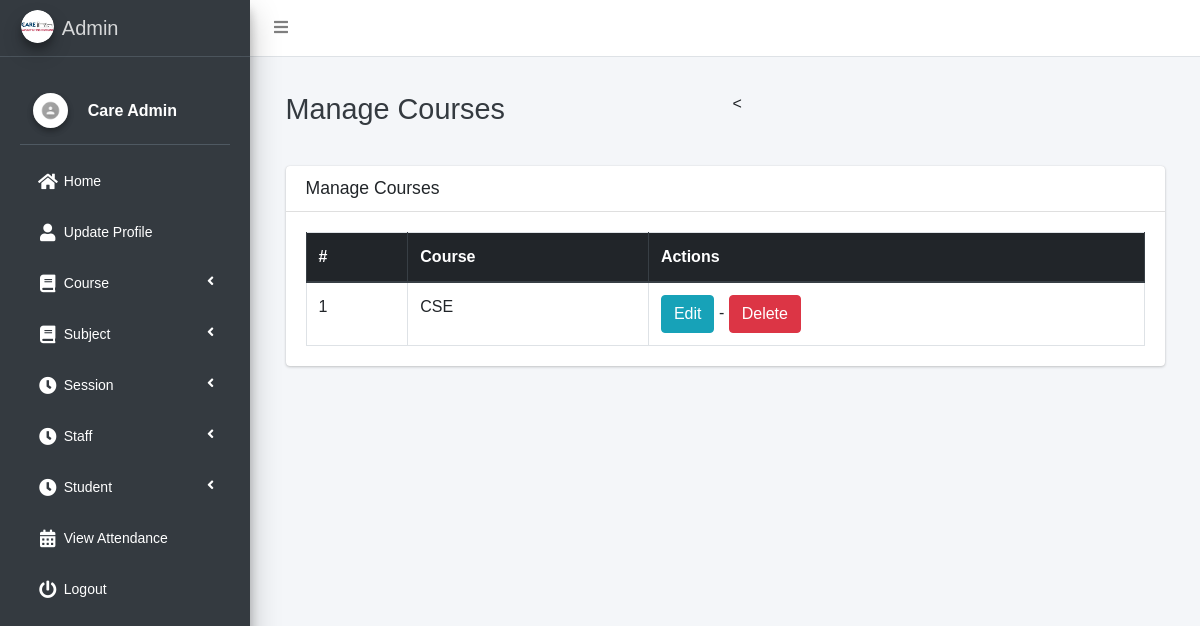
/course/manage/ (signed in), run on the app's committed database.
### main_app/models.py (models this page shows, shortened)
class CustomUser(AbstractUser):
    USER_TYPE = ((1, "HOD"), (2, "Staff"), (3, "Student"))
    GENDER = [("M", "Male"), ("F", "Female")]
    username = None  # Removed username, using email instead
    email = models.EmailField(unique=True)
    user_type = models.CharField(default=1, choices=USER_TYPE, max_length=1)
    gender = models.CharField(max_length=1, choices=GENDER)
    profile_pic = models.ImageField()
    address = models.TextField()
    fcm_token = models.TextField(default="")  # For firebase notifications
    created_at = models.DateTimeField(auto_now_add=True)
    updated_at = models.DateTimeField(auto_now=True)
    USERNAME_FIELD = "email"
    REQUIRED_FIELDS = []
    objects = CustomUserManager()
    def __str__(self):
        return self.first_name + " " + self.last_name

class Course(models.Model):
    name = models.CharField(max_length=120)
    created_at = models.DateTimeField(auto_now_add=True)
    updated_at = models.DateTimeField(auto_now=True)

### main_app/hod_views.py (the view)
# urls.py: path("course/manage/", hod_views.manage_course, name='manage_course'),
def manage_course(request):
    courses = Course.objects.all()
    context = {
        'courses': courses,
        'page_title': 'Manage Courses'
    }
    return render(request, "hod_template/manage_course.html", context)

### main_app/templates/hod_template/manage_course.html
{% extends 'main_app/base.html' %}
{% load static %}
{% block page_title %}{{page_title}}{% endblock page_title %}
{% block content %}
<section class="content">
    <div class="container-fluid">
        <div class="row">
            <div class="col-md-12">
                <div class="card">
                    <div class="card-header">
                        <h3 class="card-title">{{page_title}}</h3>
                    </div>
                    <div class="card-body">
                        <table id="example2" class="table table-bordered table-hover">
                            <thead class="thead-dark">
                                <tr>
                                    <th>#</th>
                                    <th>Course</th>
                                    <th>Actions</th>
                                </tr>
                            </thead>
                            <tbody>
                                {% for course in courses %}
                                <tr>
                                    <td>{{ forloop.counter }}</td>
                                    <td>{{course.name}}</td>
                                    <td>
                                        <a href="{% url 'edit_course' course.id %}" class="btn btn-info">Edit</a> -
                                        <a href="{% url 'delete_course' course.id %}" onclick="return confirm('Are you sure you want to delete this course ?')" class="btn btn-danger">Delete</a>
                                    </td>
                                </tr>
                                {% endfor %}
                            </tbody>
                        </table>
                    </div>
                </div>
            </div>
        </div>
    </div>
</section>
{% endblock content %}

### main_app/templates/main_app/sidebar_template.html (shortened to what this page needs)
{% load static %}
<!DOCTYPE html>
<html lang="en">
<head>
</head>
<body>
    <aside class="main-sidebar sidebar-dark-info elevation-4">
    {% if request.user.user_type == '1' %}
    <a href="{% url 'admin_home' %}" class="brand-link">
        <img src="{% static 'dist/img/admin.png' %} " alt="admin"
            class="brand-image img-circle elevation-3" >
        <span class="brand-text font-weight-light">Admin</span>
    </a>
    <div class="sidebar">
        <div class="user-panel mt-3 pb-3 mb-3 d-flex">
            <div class="image">
                <img src="{{ request.user.profile_pic}}" class="img-circle elevation-2" alt="User Image">
            </div>
            <div class="info">
                <a href="#" class="d-block">{{user}}</a>
            </div>
        </div>
        <nav class="mt-2">
<ul class="nav nav-pills nav-sidebar flex-column" data-widget="treeview" role="menu" data-accordion="false">
                    <li class="nav-item">
                        <a href="{% url 'admin_home' %}" class="nav-link {% if request.path == admin_home %} active {% endif %}">
                            <i class="nav-icon fas fa-home"></i>
                            <p>Home</p>
                        </a>
                    </li>
                    <li class="nav-item">
                        <a href="{% url 'admin_view_profile' %}" class="nav-link {% if request.path == admin_view_profile %} active {% endif %}">
                            <i class="nav-icon fas fa-user"></i>
                            <p>Update Profile</p>
                        </a>
                    </li>
                    <li class="nav-item has-treeview">
                        <a href="#" class="nav-link">
                            <i class="nav-icon fas fa-book"></i>
                            <p>Course<i class="fas fa-angle-left right"></i></p>
                        </a>
                    </li>
                    <li class="nav-item has-treeview">
                        <a href="#" class="nav-link">
                            <i class="nav-icon fas fa-book"></i>
                            <p>Subject<i class="fas fa-angle-left right"></i></p>
                        </a>
                    </li>
                    <li class="nav-item has-treeview">
                        <a href="#" class="nav-link">
                            <i class="nav-icon fas fa-clock"></i>
                            <p>Session<i class="fas fa-angle-left right"></i></p>
                        </a>
                    </li>
                    <li class="nav-item has-treeview">
                        <a href="#" class="nav-link">
                            <i class="nav-icon fas fa-clock"></i>
                            <p>Staff<i class="fas fa-angle-left right"></i></p>
                        </a>
                    </li>
                                        <li class="nav-item has-treeview">
                        <a href="#" class="nav-link">
                            <i class="nav-icon fas fa-clock"></i>
                            <p>Student<i class="fas fa-angle-left right"></i></p>
                        </a>
                    </li>
                    <li class="nav-item">
                        <a href="{% url 'admin_view_attendance' %}" class="nav-link {% if request.path == admin_view_attendance %} active {% endif %}">
                            <i class="nav-icon fas fa-calendar-alt"></i>
                            <p>View Attendance</p>
                        </a>
                    </li>
                                        {% endif %}
                                        <li class="nav-item">
                                            <a href="{% url 'user_logout' %}"
                                                onclick="return confirm('Your session would be terminated.\n\nProceed?')"
                                                class="nav-link">
                                                <i class="nav-icon fas fa-power-off"></i>
                                                <p>
                                                    Logout
                                                </p>
                                            </a>
                                        </li>
                                    </ul>
                                </nav>
                            </div>
</aside>
</body>
</html>

### main_app/templates/main_app/sidebar_template.html (style rules this page uses)
body { margin: 0; font-family: Arial, sans-serif; background-color: #f4f6f9; }
.sidebar { background: #fffff; padding: 20px; height: 90vh; width: 250px; box-shadow: 0 4px 6px rgba(0, 0, 0, 0.1); }
.sidebar .nav-sidebar > .nav-item > .nav-link { color: #ffffff; border-radius: 4px; padding: 10px 15px; margin-bottom: 10px; font-size: 14px; transition: all 0.3s ease; display: flex; align-items: center; }
.sidebar .nav-icon { margin-right: 10px; font-size: 18px; }
.sidebar .nav-item.has-treeview > .nav-link .fas.fa-angle-left { margin-left: auto; }
.user-panel { display: flex; align-items: center; margin-bottom: 20px; }
.user-panel .image img { border-radius: 50%; width: 35px; height: 35px; }
.user-panel .info { margin-left: 10px; }
.user-panel .info a { font-weight: bold; color: #ffffff; }

### data on the page
CustomUser: user.profile_pic (picture), first_name+last_name "Care Admin"
Course: name "CSE"

### other printed values
{{ page_title }} "Manage Courses"
